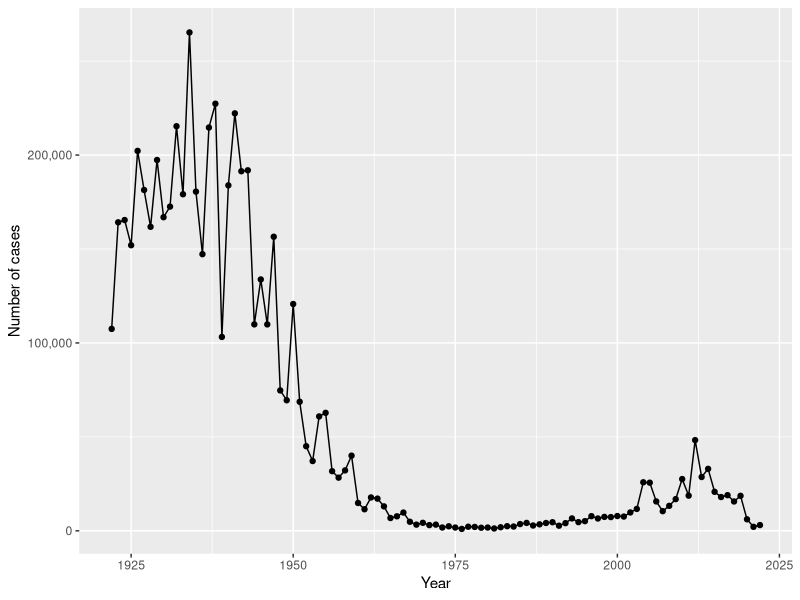
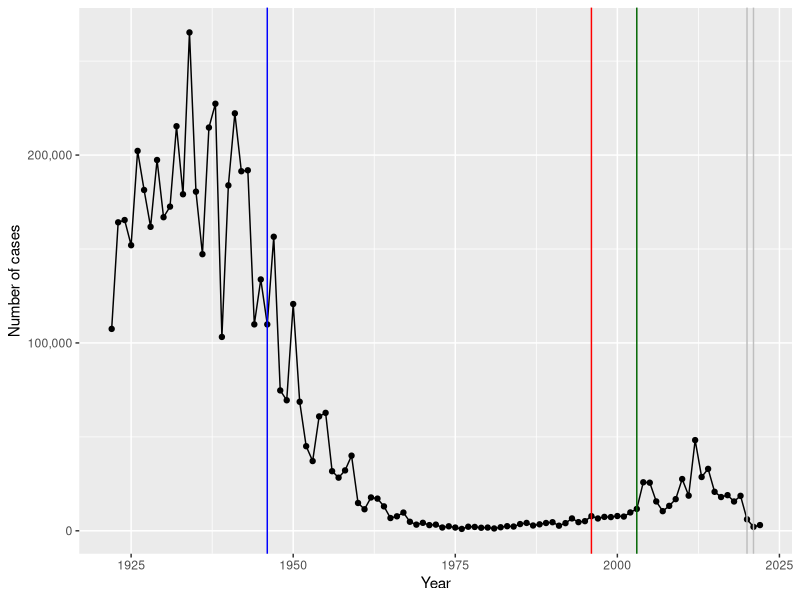

These figures' R source, in order: (Note: this script raises an error after producing the figures.)
## ---- chunk 1
# Getting the dataframe from a pdf
cdc <- data.frame(
  year = c(
    1922L, 1923L, 1924L, 1925L,
    1926L, 1927L, 1928L, 1929L, 1930L, 1931L,
    1932L, 1933L, 1934L, 1935L, 1936L,
    1937L, 1938L, 1939L, 1940L, 1941L, 1942L,
    1943L, 1944L, 1945L, 1946L, 1947L,
    1948L, 1949L, 1950L, 1951L, 1952L,
    1953L, 1954L, 1955L, 1956L, 1957L, 1958L,
    1959L, 1960L, 1961L, 1962L, 1963L,
    1964L, 1965L, 1966L, 1967L, 1968L, 1969L,
    1970L, 1971L, 1972L, 1973L, 1974L,
    1975L, 1976L, 1977L, 1978L, 1979L, 1980L,
    1981L, 1982L, 1983L, 1984L, 1985L,
    1986L, 1987L, 1988L, 1989L, 1990L,
    1991L, 1992L, 1993L, 1994L, 1995L, 1996L,
    1997L, 1998L, 1999L, 2000L, 2001L,
    2002L, 2003L, 2004L, 2005L, 2006L, 2007L,
    2008L, 2009L, 2010L, 2011L, 2012L,
    2013L, 2014L, 2015L, 2016L, 2017L, 2018L,
    2019L, 2020L, 2021L, 2022L
  ),
  cases = c(
    107473, 164191, 165418, 152003,
    202210, 181411, 161799, 197371,
    166914, 172559, 215343, 179135, 265269,
    180518, 147237, 214652, 227319, 103188,
    183866, 222202, 191383, 191890, 109873,
    133792, 109860, 156517, 74715, 69479,
    120718, 68687, 45030, 37129, 60886,
    62786, 31732, 28295, 32148, 40005,
    14809, 11468, 17749, 17135, 13005, 6799,
    7717, 9718, 4810, 3285, 4249, 3036,
    3287, 1759, 2402, 1738, 1010, 2177, 2063,
    1623, 1730, 1248, 1895, 2463, 2276,
    3589, 4195, 2823, 3450, 4157, 4570,
    2719, 4083, 6586, 4617, 5137, 7796, 6564,
    7405, 7298, 7867, 7580, 9771, 11647,
    25827, 25616, 15632, 10454, 13278,
    16858, 27550, 18719, 48277, 28639, 32971,
    20762, 17972, 18975, 15609, 18617,
    6124, 2116, 3044
  )
)
## ---- chunk 2
# Call the ggplot2 package
library(ggplot2)
library(scales)
## ---- chunk 3
# Building the plot
baseplot <- ggplot(cdc) + 
  aes(x = year,
      y = cases) + 
  geom_point() + 
  geom_line() + 
  labs(x = "Year",
       y = "Number of cases") + 
  scale_y_continuous(labels = comma) # No longer scientific notation

baseplot
## ---- chunk 4
# Landmark plot
lm_plot <- baseplot + 
  geom_vline(xintercept = 1946, # wC vaccine with everything
             col = 'blue') + 
  geom_vline(xintercept = 1996, # aP vaccine with "essential components"
             col = 'red') + 
  geom_vline(xintercept = 2003, # Start of the big increase
             col = 'darkgreen') + 
  geom_vline(xintercept = c(2020,2021), # Covid-19 lockdowns
             col = 'grey')

lm_plot
## ---- chunk 5
# Call package
library(jsonlite)

# Read subject table
subject <- read_json('https://www.cmi-pb.org/api/v5/subject',
                     simplifyVector = TRUE)
## ---- chunk 6
# Take a look of the table
head(subject)
## ---- chunk 7
# aP vaccinated
sum(subject$infancy_vac == 'aP')
## ---- chunk 8
# aP vaccinated
sum(subject$infancy_vac == 'wP')
## ---- chunk 9
table(subject$infancy_vac)
## ---- chunk 10
table(subject$biological_sex)
## ---- chunk 11
table(subject$race, subject$biological_sex)
## ---- chunk 12
head(subject)
## ---- chunk 13
specimens <- read_json('https://www.cmi-pb.org/api/v5/specimen',
                     simplifyVector = TRUE)
## ---- chunk 14
head(specimens)
## ---- chunk 15
# Call the dplyr package
library(dplyr)
## ---- chunk 16
meta <- inner_join(specimens, subject)
head(meta)
## ---- chunk 17
abdata <- read_json('http://cmi-pb.org/api/v5/plasma_ab_titer', 
                    simplifyVector = TRUE)
## ---- chunk 18
head(abdata)
## ---- chunk 19
ab <- inner_join(abdata, meta)
head(ab)
## ---- chunk 20
nrow(ab)
## ---- chunk 21
table(ab$isotype)
## ---- chunk 22
table(ab$antigen)
## ---- chunk 23
igg <- filter(ab, isotype == 'IgG')
head(igg)
## ---- chunk 24
ggplot(igg) + 
  aes(MFI_normalised, antigen) + 
  geom_boxplot()
## ---- chunk 25
ggplot(igg) + 
  aes(MFI_normalised, antigen, col = infancy_vac) + 
  geom_boxplot()
## ---- chunk 26
ggplot(igg) + 
  aes(MFI_normalised, antigen, col = infancy_vac) + 
  geom_boxplot() + 
  facet_wrap(~visit) # Faceting by visit
## ---- chunk 27
ggplot(igg) + 
  aes(MFI_normalised, antigen, col = infancy_vac) + 
  geom_boxplot() + 
  facet_wrap(~infancy_vac) # Faceting by vaccine
## ---- chunk 28
table(igg$visit)
## ---- chunk 29
igg_7 <- filter(igg, visit %in% 1:7)
table(igg_7$visit)
## ---- chunk 30
ggplot(igg_7) + 
  aes(MFI_normalised, antigen, col = infancy_vac) + 
  geom_boxplot() + 
  facet_wrap(~visit, ncol = 2) # Faceting by visit
## ---- chunk 31
ggplot(igg_7) + 
  aes(x = visit,
      y = MFI_normalised,
      group=subject_id) + 
  geom_point() + 
  geom_line()
## ---- chunk 32
abdata.21 <- ab %>% filter(dataset == "2021_dataset")

abdata.21 %>% 
  filter(isotype == "IgG",  antigen == "PT") %>%
  ggplot() +
    aes(x=planned_day_relative_to_boost,
        y=MFI_normalised,
        col=infancy_vac,
        group=subject_id) +
    geom_point() +
    geom_line()
